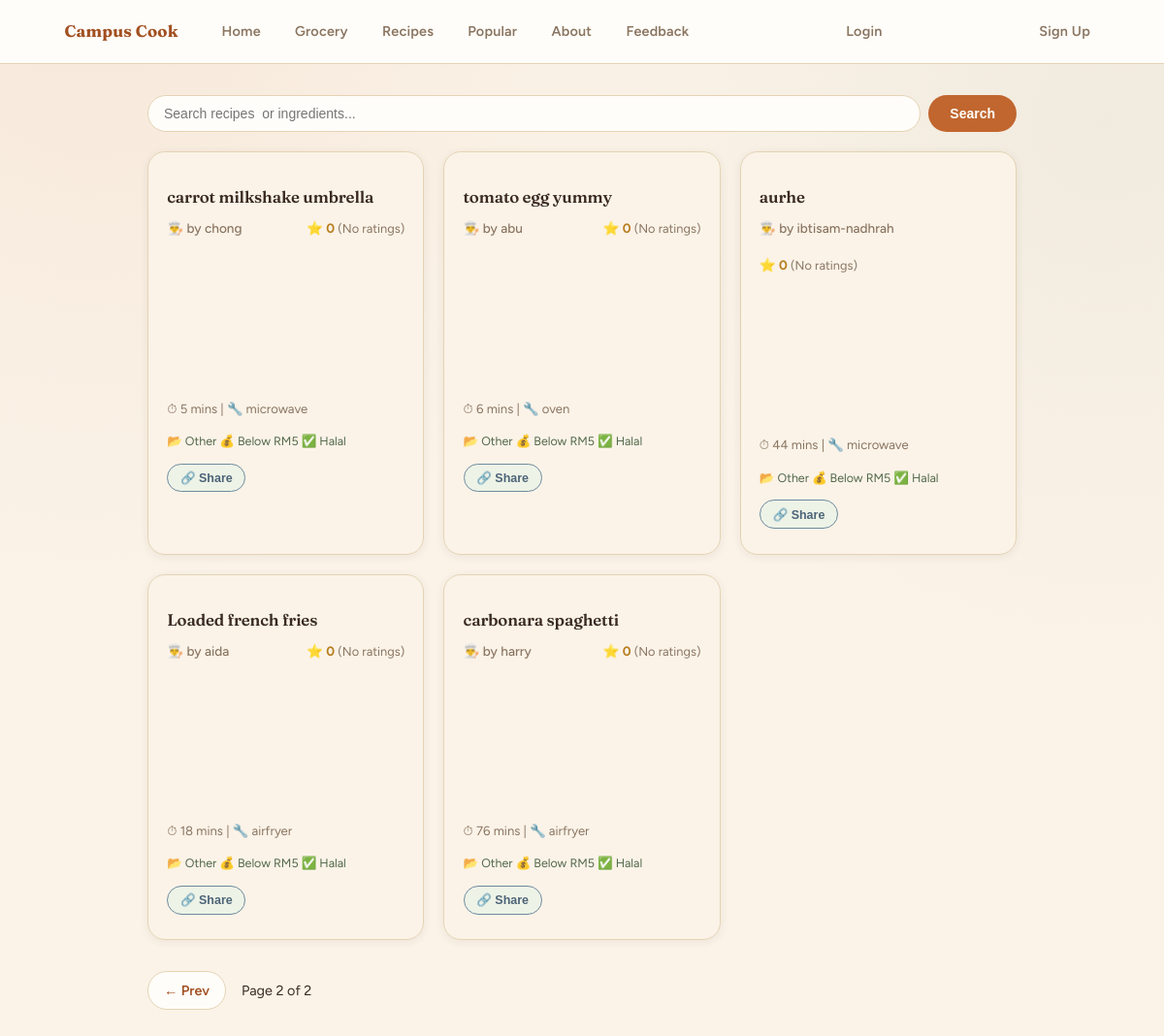
The app's page /recipes/?page=2, older data.
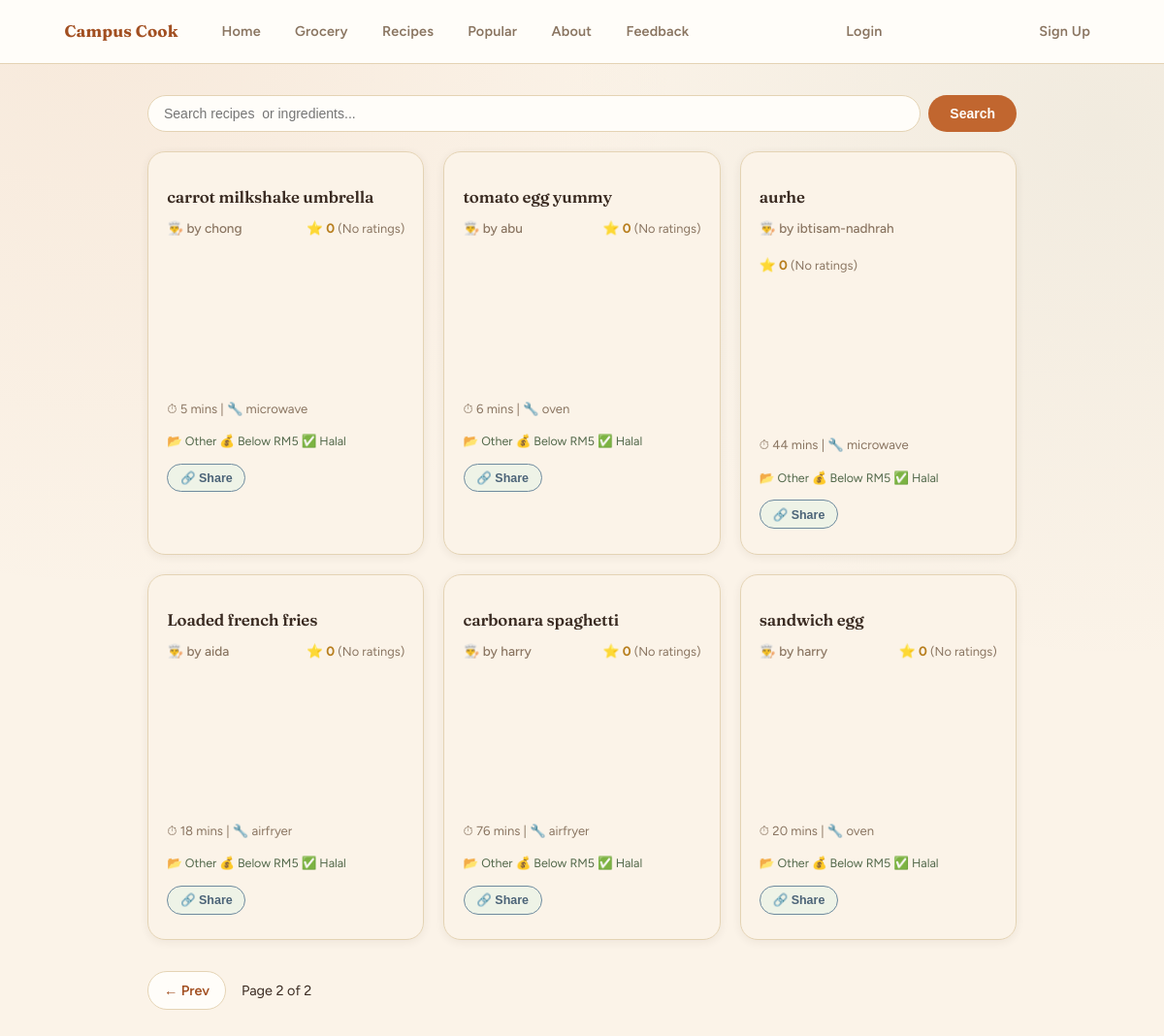
The same page, newer data.
### pages/models.py (models this page shows, shortened)
class Recipe(models.Model):
    BUDGET_CHOICES = [
        ('low',    'Below RM5'),
        ('medium', 'RM5 – RM15'),
        ('high',   'Above RM15'),
    ]
    MEAL_TYPE_CHOICES = [
    ('breakfast', 'Breakfast'),
    ('lunch',     'Lunch'),
    ('dinner',    'Dinner'),
    ('snack',     'Snack'),
    ('dessert',   'Dessert'),
    ('drinks',    'Drinks'),
    ('other',     'Other'),
    ]
    meal_type = models.CharField(max_length=20, choices=MEAL_TYPE_CHOICES, default='other')
    name         = models.CharField(max_length=100)
    ingredients  = models.ManyToManyField(
        Ingredient,
        blank=True,
        related_name='recipes'
    )
    cooking_time = models.IntegerField()
    appliance    = models.CharField(max_length=100)
    instructions = models.TextField()
    image        = models.ImageField(upload_to='recipe_images/', null=True, blank=True)
    is_halal     = models.BooleanField(default=True)
    budget       = models.CharField(
        max_length=10, choices=BUDGET_CHOICES, default='low'
    )
    filters      = models.ManyToManyField(RecipeFilter, blank=True)
    user         = models.ForeignKey(
        'pages.AppUser',
        on_delete=models.CASCADE,
        related_name='recipes'
    )
    @property
    def image_url(self):
        return self.image.url if self.image else ''

class AppUser(AbstractUser):
    age = models.IntegerField(null=True, blank=True)
    objects = UserManager()

### pages/views.py (the view)
# urls.py: path("recipes/",                 views.recipe_list,   name="recipe_list"),
def recipe_list(request):
    recipes = Recipe.objects.all()
    search = request.GET.get('search', '').strip()
    if search:
        recipes = recipes.filter(
            Q(name__icontains=search) | Q(ingredients__name__icontains=search)
        ).distinct()
    ingredient_search_q = request.GET.get('ingredient', '').strip()
    if ingredient_search_q:
        recipes = recipes.filter(
            ingredients__name__icontains=ingredient_search_q
        ).distinct()
    meal_types = request.GET.getlist('meal_type')
    if meal_types:
        recipes = recipes.filter(meal_type__in=meal_types)
    if request.user.is_authenticated:
        favourited_ids = set(
            FavouriteRecipe.objects.filter(user=request.user)
            .values_list('recipe_id', flat=True)
        )
        want_to_try_ids = set(
            WantToTry.objects.filter(user=request.user)
            .values_list('recipe_id', flat=True)
        )
    else:
        favourited_ids = set()
        want_to_try_ids = set()
    paginator = Paginator(recipes, 6)
    recipes_page = paginator.get_page(request.GET.get('page'))
    recipes_with_info = []
    for recipe in recipes_page:
        avg_rating = recipe.ratings.all().aggregate(Avg('stars'))['stars__avg'] or 0
        avg_rating = round(avg_rating, 1)
        total_ratings = recipe.ratings.count()
        user_name = recipe.user.username if recipe.user else "Anonymous"
        is_favourited = recipe.id in favourited_ids
        is_want_to_try = recipe.id in want_to_try_ids
        recipes_with_info.append({
            'recipe': recipe,
            'id': recipe.id,
            'avg_rating': avg_rating,
            'total_ratings': total_ratings,
            'creator': user_name,
            'is_favourited': is_favourited,
            'is_want_to_try': is_want_to_try,
        })
    return render(request, 'pages/recipe_list.html', {
        'recipes':       recipes_with_info, # Use this array to loop through cards in your template
        'page_obj':      recipes_page,      # Common naming convention for pagination elements
        'favourited_ids': favourited_ids,
    })

### pages/templates/pages/recipe_list.html (shortened to what this page needs)
{% extends 'pages/base.html' %}
{% block content %}
<main class="recipe_list">
    <form action="{% url 'recipe_list' %}" method="GET" class="search_form">
        <input
            type="text"
            name="search"
            class="search_input"
            placeholder="Search recipes  or ingredients..."
            value="{{ request.GET.search }}">
        <button type="submit" class="search_btn">Search</button>
    </form>
    <section class="recipe_cards">
        {% for item in recipes %}
            <article class="card" id="card-{{ item.recipe.id }}" onclick="window.location.href='{% url 'recipe_detail' item.recipe.id %}'" style="cursor:pointer;">
                <h2>{{ item.recipe.name }}</h2>
                <div class="recipe_meta">
                    <span class="recipe_creator">👨‍🍳 by {{ item.creator }}</span>
                    <span class="recipe_rating">
                        ⭐ {{ item.avg_rating }}
                        {% if item.total_ratings > 0 %}
                            <span class="rating_count">({{ item.total_ratings }})</span>
                        {% else %}
                            <span class="rating_count">(No ratings)</span>
                        {% endif %}
                    </span>
                </div>
                <div class="card_image_wrap">
                </div>
                <p class="card_meta">⏱ {{ item.recipe.cooking_time }} mins | 🔧 {{ item.recipe.appliance }}</p>
                <p class="card_tags">
                    📂 {{ item.recipe.get_meal_type_display }}
                    💰 {{ item.recipe.get_budget_display }}
                    {% if item.recipe.is_halal %}✅ Halal{% else %}❌ Non-Halal{% endif %}
                </p>
                <div class="card_actions">
                    <button class="btn_action btn_share"
                        data-url="{{ request.scheme }}://{{ request.get_host }}{% url 'recipe_detail' item.recipe.id %}"
                        onclick="event.stopPropagation(); shareRecipe(this)">🔗 Share</button>
                </div>
            </article>
        {% empty %}
            <p>No recipes found.</p>
        {% endfor %}
    </section>
    {% if page_obj.has_other_pages %}
        <div class="pagination">
            {% if page_obj.has_previous %}
                <a href="?page={{ page_obj.previous_page_number }}">← Prev</a>
            {% endif %}
            <span>Page {{ page_obj.number }} of {{ page_obj.paginator.num_pages }}</span>
        </div>
    {% endif %}
</main>
{% endblock %}

Row changes from the older to the newer data that the page shows:
added Recipe: recipe.name "sandwich egg", creator "harry", avg_rating "0", recipe.cooking_time "20", recipe.appliance "oven", recipe.meal_type "Other", recipe.budget "Below RM5", is_halal "✅ Halal"
